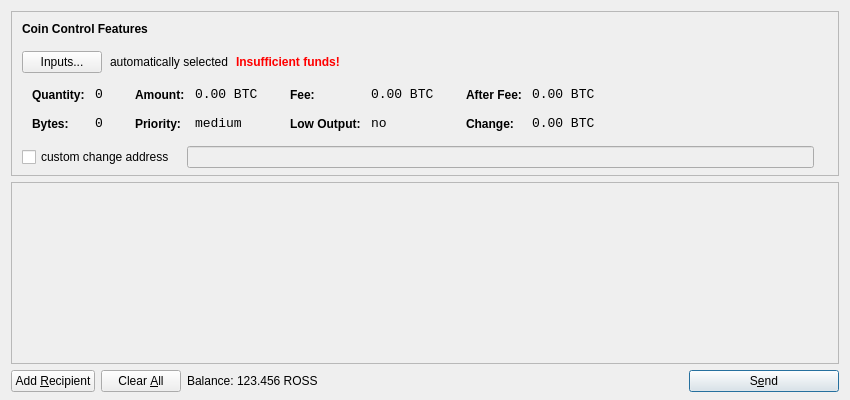
<?xml version="1.0" encoding="UTF-8"?>
<ui version="4.0">
 <class>SendCoinsDialog</class>
 <widget class="QDialog" name="SendCoinsDialog">
  <property name="geometry">
   <rect>
    <x>0</x>
    <y>0</y>
    <width>850</width>
    <height>400</height>
   </rect>
  </property>
  <property name="windowTitle">
   <string>Send Coins</string>
  </property>
  <layout class="QVBoxLayout" name="verticalLayout" stretch="0,1,0">
   <property name="bottomMargin">
    <number>8</number>
   </property>
   <item>
    <widget class="QFrame" name="frameCoinControl">
     <property name="sizePolicy">
      <sizepolicy hsizetype="Expanding" vsizetype="Expanding">
       <horstretch>0</horstretch>
       <verstretch>0</verstretch>
      </sizepolicy>
     </property>
     <property name="maximumSize">
      <size>
       <width>16777215</width>
       <height>16777215</height>
      </size>
     </property>
     <property name="frameShape">
      <enum>QFrame::StyledPanel</enum>
     </property>
     <property name="frameShadow">
      <enum>QFrame::Sunken</enum>
     </property>
     <layout class="QVBoxLayout" name="verticalLayoutCoinControl2">
      <property name="spacing">
       <number>-1</number>
      </property>
      <property name="leftMargin">
       <number>0</number>
      </property>
      <property name="topMargin">
       <number>0</number>
      </property>
      <property name="rightMargin">
       <number>0</number>
      </property>
      <property name="bottomMargin">
       <number>6</number>
      </property>
      <item>
       <layout class="QVBoxLayout" name="verticalLayoutCoinControl" stretch="0,0,0,0,1">
        <property name="spacing">
         <number>0</number>
        </property>
        <property name="leftMargin">
         <number>10</number>
        </property>
        <property name="topMargin">
         <number>10</number>
        </property>
        <item>
         <layout class="QHBoxLayout" name="horizontalLayoutCoinControl1">
          <property name="bottomMargin">
           <number>15</number>
          </property>
          <item>
           <widget class="QLabel" name="labelCoinControlFeatures">
            <property name="sizePolicy">
             <sizepolicy hsizetype="Preferred" vsizetype="Maximum">
              <horstretch>0</horstretch>
              <verstretch>0</verstretch>
             </sizepolicy>
            </property>
            <property name="font">
             <font>
              <weight>75</weight>
              <bold>true</bold>
             </font>
            </property>
            <property name="styleSheet">
             <string notr="true">font-weight:bold;</string>
            </property>
            <property name="text">
             <string>Coin Control Features</string>
            </property>
           </widget>
          </item>
         </layout>
        </item>
        <item>
         <layout class="QHBoxLayout" name="horizontalLayoutCoinControl2" stretch="0,0,0,0">
          <property name="spacing">
           <number>8</number>
          </property>
          <property name="bottomMargin">
           <number>10</number>
          </property>
          <item>
           <widget class="QPushButton" name="pushButtonCoinControl">
            <property name="styleSheet">
             <string notr="true"/>
            </property>
            <property name="text">
             <string>Inputs...</string>
            </property>
           </widget>
          </item>
          <item>
           <widget class="QLabel" name="labelCoinControlAutomaticallySelected">
            <property name="text">
             <string>automatically selected</string>
            </property>
            <property name="margin">
             <number>5</number>
            </property>
           </widget>
          </item>
          <item>
           <widget class="QLabel" name="labelCoinControlInsuffFunds">
            <property name="font">
             <font>
              <weight>75</weight>
              <bold>true</bold>
             </font>
            </property>
            <property name="styleSheet">
             <string notr="true">color:red;font-weight:bold;</string>
            </property>
            <property name="text">
             <string>Insufficient funds!</string>
            </property>
            <property name="margin">
             <number>5</number>
            </property>
           </widget>
          </item>
          <item>
           <spacer name="horizontalSpacerCoinControl">
            <property name="orientation">
             <enum>Qt::Horizontal</enum>
            </property>
            <property name="sizeHint" stdset="0">
             <size>
              <width>40</width>
              <height>1</height>
             </size>
            </property>
           </spacer>
          </item>
         </layout>
        </item>
        <item>
         <widget class="QWidget" name="widgetCoinControl" native="true">
          <property name="sizePolicy">
           <sizepolicy hsizetype="Preferred" vsizetype="Preferred">
            <horstretch>0</horstretch>
            <verstretch>0</verstretch>
           </sizepolicy>
          </property>
          <property name="minimumSize">
           <size>
            <width>0</width>
            <height>0</height>
           </size>
          </property>
          <property name="styleSheet">
           <string notr="true"/>
          </property>
          <layout class="QHBoxLayout" name="horizontalLayoutCoinControl5">
           <property name="margin">
            <number>0</number>
           </property>
           <item>
            <layout class="QHBoxLayout" name="horizontalLayoutCoinControl3" stretch="0,0,0,1">
             <property name="spacing">
              <number>20</number>
             </property>
             <property name="topMargin">
              <number>0</number>
             </property>
             <property name="bottomMargin">
              <number>10</number>
             </property>
             <item>
              <layout class="QFormLayout" name="formLayoutCoinControl1">
               <property name="horizontalSpacing">
                <number>10</number>
               </property>
               <property name="verticalSpacing">
                <number>14</number>
               </property>
               <property name="leftMargin">
                <number>10</number>
               </property>
               <property name="topMargin">
                <number>4</number>
               </property>
               <property name="rightMargin">
                <number>6</number>
               </property>
               <item row="0" column="0">
                <widget class="QLabel" name="labelCoinControlQuantityText">
                 <property name="styleSheet">
                  <string notr="true">font-weight:bold;</string>
                 </property>
                 <property name="text">
                  <string>Quantity:</string>
                 </property>
                 <property name="margin">
                  <number>0</number>
                 </property>
                </widget>
               </item>
               <item row="0" column="1">
                <widget class="QLabel" name="labelCoinControlQuantity">
                 <property name="font">
                  <font>
                   <family>Monospace</family>
                   <pointsize>10</pointsize>
                  </font>
                 </property>
                 <property name="cursor">
                  <cursorShape>IBeamCursor</cursorShape>
                 </property>
                 <property name="contextMenuPolicy">
                  <enum>Qt::ActionsContextMenu</enum>
                 </property>
                 <property name="text">
                  <string notr="true">0</string>
                 </property>
                 <property name="margin">
                  <number>0</number>
                 </property>
                 <property name="textInteractionFlags">
                  <set>Qt::LinksAccessibleByMouse|Qt::TextSelectableByKeyboard|Qt::TextSelectableByMouse</set>
                 </property>
                </widget>
               </item>
               <item row="1" column="0">
                <widget class="QLabel" name="labelCoinControlBytesText">
                 <property name="styleSheet">
                  <string notr="true">font-weight:bold;</string>
                 </property>
                 <property name="text">
                  <string>Bytes:</string>
                 </property>
                </widget>
               </item>
               <item row="1" column="1">
                <widget class="QLabel" name="labelCoinControlBytes">
                 <property name="font">
                  <font>
                   <family>Monospace</family>
                   <pointsize>10</pointsize>
                  </font>
                 </property>
                 <property name="cursor">
                  <cursorShape>IBeamCursor</cursorShape>
                 </property>
                 <property name="contextMenuPolicy">
                  <enum>Qt::ActionsContextMenu</enum>
                 </property>
                 <property name="text">
                  <string notr="true">0</string>
                 </property>
                 <property name="textInteractionFlags">
                  <set>Qt::LinksAccessibleByMouse|Qt::TextSelectableByKeyboard|Qt::TextSelectableByMouse</set>
                 </property>
                </widget>
               </item>
              </layout>
             </item>
             <item>
              <layout class="QFormLayout" name="formLayoutCoinControl2">
               <property name="horizontalSpacing">
                <number>10</number>
               </property>
               <property name="verticalSpacing">
                <number>14</number>
               </property>
               <property name="leftMargin">
                <number>6</number>
               </property>
               <property name="topMargin">
                <number>4</number>
               </property>
               <property name="rightMargin">
                <number>6</number>
               </property>
               <item row="0" column="0">
                <widget class="QLabel" name="labelCoinControlAmountText">
                 <property name="styleSheet">
                  <string notr="true">font-weight:bold;</string>
                 </property>
                 <property name="text">
                  <string>Amount:</string>
                 </property>
                 <property name="margin">
                  <number>0</number>
                 </property>
                </widget>
               </item>
               <item row="0" column="1">
                <widget class="QLabel" name="labelCoinControlAmount">
                 <property name="font">
                  <font>
                   <family>Monospace</family>
                   <pointsize>10</pointsize>
                  </font>
                 </property>
                 <property name="cursor">
                  <cursorShape>IBeamCursor</cursorShape>
                 </property>
                 <property name="contextMenuPolicy">
                  <enum>Qt::ActionsContextMenu</enum>
                 </property>
                 <property name="text">
                  <string notr="true">0.00 BTC</string>
                 </property>
                 <property name="textInteractionFlags">
                  <set>Qt::LinksAccessibleByMouse|Qt::TextSelectableByKeyboard|Qt::TextSelectableByMouse</set>
                 </property>
                </widget>
               </item>
               <item row="1" column="0">
                <widget class="QLabel" name="labelCoinControlPriorityText">
                 <property name="styleSheet">
                  <string notr="true">font-weight:bold;</string>
                 </property>
                 <property name="text">
                  <string>Priority:</string>
                 </property>
                </widget>
               </item>
               <item row="1" column="1">
                <widget class="QLabel" name="labelCoinControlPriority">
                 <property name="font">
                  <font>
                   <family>Monospace</family>
                   <pointsize>10</pointsize>
                  </font>
                 </property>
                 <property name="cursor">
                  <cursorShape>IBeamCursor</cursorShape>
                 </property>
                 <property name="contextMenuPolicy">
                  <enum>Qt::ActionsContextMenu</enum>
                 </property>
                 <property name="text">
                  <string>medium</string>
                 </property>
                 <property name="textInteractionFlags">
                  <set>Qt::LinksAccessibleByMouse|Qt::TextSelectableByKeyboard|Qt::TextSelectableByMouse</set>
                 </property>
                </widget>
               </item>
              </layout>
             </item>
             <item>
              <layout class="QFormLayout" name="formLayoutCoinControl3">
               <property name="horizontalSpacing">
                <number>10</number>
               </property>
               <property name="verticalSpacing">
                <number>14</number>
               </property>
               <property name="leftMargin">
                <number>6</number>
               </property>
               <property name="topMargin">
                <number>4</number>
               </property>
               <property name="rightMargin">
                <number>6</number>
               </property>
               <item row="0" column="0">
                <widget class="QLabel" name="labelCoinControlFeeText">
                 <property name="styleSheet">
                  <string notr="true">font-weight:bold;</string>
                 </property>
                 <property name="text">
                  <string>Fee:</string>
                 </property>
                 <property name="margin">
                  <number>0</number>
                 </property>
                </widget>
               </item>
               <item row="0" column="1">
                <widget class="QLabel" name="labelCoinControlFee">
                 <property name="font">
                  <font>
                   <family>Monospace</family>
                   <pointsize>10</pointsize>
                  </font>
                 </property>
                 <property name="cursor">
                  <cursorShape>IBeamCursor</cursorShape>
                 </property>
                 <property name="contextMenuPolicy">
                  <enum>Qt::ActionsContextMenu</enum>
                 </property>
                 <property name="text">
                  <string notr="true">0.00 BTC</string>
                 </property>
                 <property name="textInteractionFlags">
                  <set>Qt::LinksAccessibleByMouse|Qt::TextSelectableByKeyboard|Qt::TextSelectableByMouse</set>
                 </property>
                </widget>
               </item>
               <item row="1" column="0">
                <widget class="QLabel" name="labelCoinControlLowOutputText">
                 <property name="styleSheet">
                  <string notr="true">font-weight:bold;</string>
                 </property>
                 <property name="text">
                  <string>Low Output:</string>
                 </property>
                </widget>
               </item>
               <item row="1" column="1">
                <widget class="QLabel" name="labelCoinControlLowOutput">
                 <property name="font">
                  <font>
                   <family>Monospace</family>
                   <pointsize>10</pointsize>
                  </font>
                 </property>
                 <property name="cursor">
                  <cursorShape>IBeamCursor</cursorShape>
                 </property>
                 <property name="contextMenuPolicy">
                  <enum>Qt::ActionsContextMenu</enum>
                 </property>
                 <property name="text">
                  <string>no</string>
                 </property>
                 <property name="textInteractionFlags">
                  <set>Qt::LinksAccessibleByMouse|Qt::TextSelectableByKeyboard|Qt::TextSelectableByMouse</set>
                 </property>
                </widget>
               </item>
              </layout>
             </item>
             <item>
              <layout class="QFormLayout" name="formLayoutCoinControl4">
               <property name="horizontalSpacing">
                <number>10</number>
               </property>
               <property name="verticalSpacing">
                <number>14</number>
               </property>
               <property name="leftMargin">
                <number>6</number>
               </property>
               <property name="topMargin">
                <number>4</number>
               </property>
               <property name="rightMargin">
                <number>6</number>
               </property>
               <item row="0" column="0">
                <widget class="QLabel" name="labelCoinControlAfterFeeText">
                 <property name="styleSheet">
                  <string notr="true">font-weight:bold;</string>
                 </property>
                 <property name="text">
                  <string>After Fee:</string>
                 </property>
                 <property name="margin">
                  <number>0</number>
                 </property>
                </widget>
               </item>
               <item row="0" column="1">
                <widget class="QLabel" name="labelCoinControlAfterFee">
                 <property name="font">
                  <font>
                   <family>Monospace</family>
                   <pointsize>10</pointsize>
                  </font>
                 </property>
                 <property name="cursor">
                  <cursorShape>IBeamCursor</cursorShape>
                 </property>
                 <property name="contextMenuPolicy">
                  <enum>Qt::ActionsContextMenu</enum>
                 </property>
                 <property name="text">
                  <string notr="true">0.00 BTC</string>
                 </property>
                 <property name="textInteractionFlags">
                  <set>Qt::LinksAccessibleByMouse|Qt::TextSelectableByKeyboard|Qt::TextSelectableByMouse</set>
                 </property>
                </widget>
               </item>
               <item row="1" column="0">
                <widget class="QLabel" name="labelCoinControlChangeText">
                 <property name="styleSheet">
                  <string notr="true">font-weight:bold;</string>
                 </property>
                 <property name="text">
                  <string>Change:</string>
                 </property>
                </widget>
               </item>
               <item row="1" column="1">
                <widget class="QLabel" name="labelCoinControlChange">
                 <property name="font">
                  <font>
                   <family>Monospace</family>
                   <pointsize>10</pointsize>
                  </font>
                 </property>
                 <property name="cursor">
                  <cursorShape>IBeamCursor</cursorShape>
                 </property>
                 <property name="contextMenuPolicy">
                  <enum>Qt::ActionsContextMenu</enum>
                 </property>
                 <property name="text">
                  <string notr="true">0.00 BTC</string>
                 </property>
                 <property name="textInteractionFlags">
                  <set>Qt::LinksAccessibleByMouse|Qt::TextSelectableByKeyboard|Qt::TextSelectableByMouse</set>
                 </property>
                </widget>
               </item>
              </layout>
             </item>
            </layout>
           </item>
          </layout>
         </widget>
        </item>
        <item>
         <layout class="QHBoxLayout" name="horizontalLayoutCoinControl4" stretch="0,0,0">
          <property name="spacing">
           <number>12</number>
          </property>
          <property name="sizeConstraint">
           <enum>QLayout::SetDefaultConstraint</enum>
          </property>
          <property name="topMargin">
           <number>5</number>
          </property>
          <property name="rightMargin">
           <number>5</number>
          </property>
          <item>
           <widget class="QCheckBox" name="checkBoxCoinControlChange">
            <property name="text">
             <string>custom change address</string>
            </property>
           </widget>
          </item>
          <item>
           <widget class="QLineEdit" name="lineEditCoinControlChange">
            <property name="enabled">
             <bool>false</bool>
            </property>
            <property name="sizePolicy">
             <sizepolicy hsizetype="Expanding" vsizetype="Fixed">
              <horstretch>0</horstretch>
              <verstretch>0</verstretch>
             </sizepolicy>
            </property>
           </widget>
          </item>
          <item>
           <widget class="QLabel" name="labelCoinControlChangeLabel">
            <property name="sizePolicy">
             <sizepolicy hsizetype="Preferred" vsizetype="Expanding">
              <horstretch>0</horstretch>
              <verstretch>0</verstretch>
             </sizepolicy>
            </property>
            <property name="minimumSize">
             <size>
              <width>0</width>
              <height>0</height>
             </size>
            </property>
            <property name="text">
             <string/>
            </property>
            <property name="margin">
             <number>3</number>
            </property>
           </widget>
          </item>
         </layout>
        </item>
        <item>
         <spacer name="verticalSpacerCoinControl">
          <property name="orientation">
           <enum>Qt::Vertical</enum>
          </property>
          <property name="sizeHint" stdset="0">
           <size>
            <width>800</width>
            <height>1</height>
           </size>
          </property>
         </spacer>
        </item>
       </layout>
      </item>
     </layout>
    </widget>
   </item>
   <item>
    <widget class="QScrollArea" name="scrollArea">
     <property name="widgetResizable">
      <bool>true</bool>
     </property>
     <widget class="QWidget" name="scrollAreaWidgetContents">
      <property name="geometry">
       <rect>
        <x>0</x>
        <y>0</y>
        <width>830</width>
        <height>165</height>
       </rect>
      </property>
      <layout class="QVBoxLayout" name="verticalLayout_2">
       <property name="margin">
        <number>0</number>
       </property>
       <item>
        <layout class="QVBoxLayout" name="entries">
         <property name="spacing">
          <number>6</number>
         </property>
        </layout>
       </item>
       <item>
        <spacer name="verticalSpacer">
         <property name="orientation">
          <enum>Qt::Vertical</enum>
         </property>
         <property name="sizeHint" stdset="0">
          <size>
           <width>20</width>
           <height>40</height>
          </size>
         </property>
        </spacer>
       </item>
      </layout>
     </widget>
    </widget>
   </item>
   <item>
    <layout class="QHBoxLayout" name="horizontalLayout">
     <item>
      <widget class="QPushButton" name="addButton">
       <property name="toolTip">
        <string>Send to multiple recipients at once</string>
       </property>
       <property name="text">
        <string>Add &amp;Recipient</string>
       </property>
       <property name="icon">
        <iconset resource="../bitcoin.qrc">
         <normaloff>:/icons/add</normaloff>:/icons/add</iconset>
       </property>
       <property name="autoDefault">
        <bool>false</bool>
       </property>
      </widget>
     </item>
     <item>
      <widget class="QPushButton" name="clearButton">
       <property name="sizePolicy">
        <sizepolicy hsizetype="Minimum" vsizetype="Fixed">
         <horstretch>0</horstretch>
         <verstretch>0</verstretch>
        </sizepolicy>
       </property>
       <property name="toolTip">
        <string>Remove all transaction fields</string>
       </property>
       <property name="text">
        <string>Clear &amp;All</string>
       </property>
       <property name="icon">
        <iconset resource="../bitcoin.qrc">
         <normaloff>:/icons/remove</normaloff>:/icons/remove</iconset>
       </property>
       <property name="autoRepeatDelay">
        <number>300</number>
       </property>
       <property name="autoDefault">
        <bool>false</bool>
       </property>
      </widget>
     </item>
     <item>
      <layout class="QHBoxLayout" name="horizontalLayout_2">
       <property name="spacing">
        <number>3</number>
       </property>
       <item>
        <widget class="QLabel" name="label">
         <property name="text">
          <string>Balance:</string>
         </property>
        </widget>
       </item>
       <item>
        <widget class="QLabel" name="labelBalance">
         <property name="cursor">
          <cursorShape>IBeamCursor</cursorShape>
         </property>
         <property name="text">
          <string>123.456 ROSS</string>
         </property>
         <property name="textInteractionFlags">
          <set>Qt::LinksAccessibleByMouse|Qt::TextSelectableByKeyboard|Qt::TextSelectableByMouse</set>
         </property>
        </widget>
       </item>
      </layout>
     </item>
     <item>
      <spacer name="horizontalSpacer">
       <property name="orientation">
        <enum>Qt::Horizontal</enum>
       </property>
       <property name="sizeHint" stdset="0">
        <size>
         <width>40</width>
         <height>20</height>
        </size>
       </property>
      </spacer>
     </item>
     <item>
      <widget class="QPushButton" name="sendButton">
       <property name="minimumSize">
        <size>
         <width>150</width>
         <height>0</height>
        </size>
       </property>
       <property name="toolTip">
        <string>Confirm the send action</string>
       </property>
       <property name="text">
        <string>S&amp;end</string>
       </property>
       <property name="icon">
        <iconset resource="../bitcoin.qrc">
         <normaloff>:/icons/send</normaloff>:/icons/send</iconset>
       </property>
       <property name="default">
        <bool>true</bool>
       </property>
      </widget>
     </item>
    </layout>
   </item>
  </layout>
 </widget>
 <resources>
  <include location="../bitcoin.qrc"/>
 </resources>
 <connections/>
</ui>
